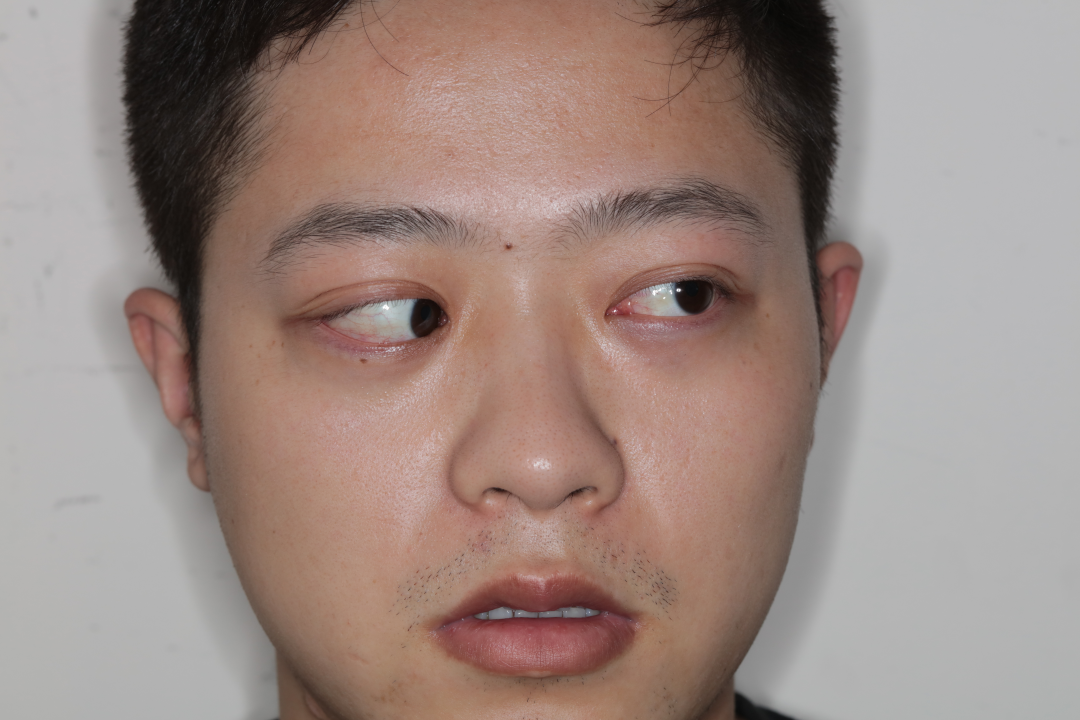
#> input picture classification/imgcrop/TAO/2P4A1406.JPG, 4320 x 2880 px, found by its file name (shown at 1/4 size)
$ jupyter execute --allow-errors point_local.ipynb
#> lines starting #> are read from the running program, lines starting #| are printed output that depends on the picture
[cell 1]
import face_alignment
import cv2
import matplotlib.pyplot as plt
import os
import numpy as np

[cell 2]
os.environ['CUDA_VISIBLE_DEVICES']='3'

[cell 3]
padding_ratio = 1
input_ratio = 0.1

[cell 4]
def pad(img,padding_ratio):
    '''
    :param img: an image, BGR or RGB
    :param padding_ratio: padding width/original width
    :return: padded img
    '''
    h,w,_ = img.shape
    h,w = (int(h*padding_ratio),int(w*padding_ratio))
    return cv2.copyMakeBorder(img,h,h,w,w,cv2.BORDER_CONSTANT)

[cell 5]
img = '2P4A1406.JPG'
img = cv2.imread(img)
#> img is the input picture: shape (2880, 4320, 3); mean B, G, R 129.5, 136.3, 155.5
img_RGB = cv2.cvtColor(img, cv2.COLOR_BGR2RGB)
img_padded = pad(img,padding_ratio)
img_padded_RGB = cv2.cvtColor(img_padded, cv2.COLOR_BGR2RGB)

[cell 6]
padded_h,padded_w,_ = img_padded_RGB.shape
#> padded_h = 8640; padded_w = 12960
input_h,input_w = int(padded_h*input_ratio),int(padded_w*input_ratio)
#> input_h = 864; input_w = 1296
input_RGB = cv2.resize(img_padded_RGB,(input_w,input_h)) # resized padded RGB img
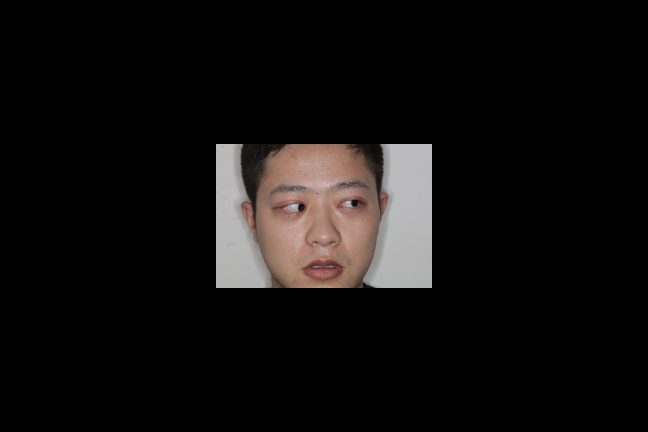
#> input_RGB: shape (864, 1296, 3) (shown at 1/2 size); mean R, G, B 17.3, 15.2, 14.4
